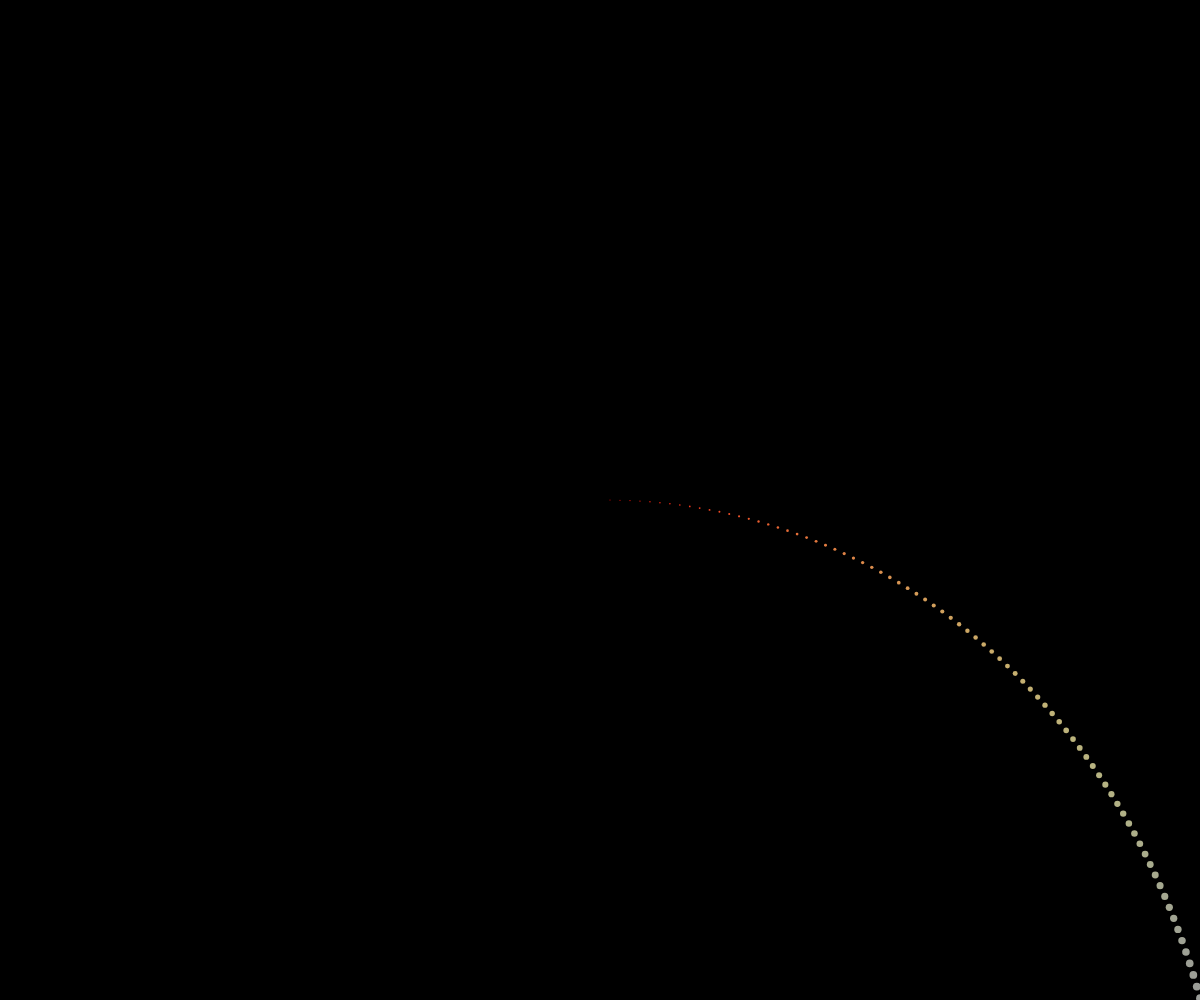
Frame 1 (no input)
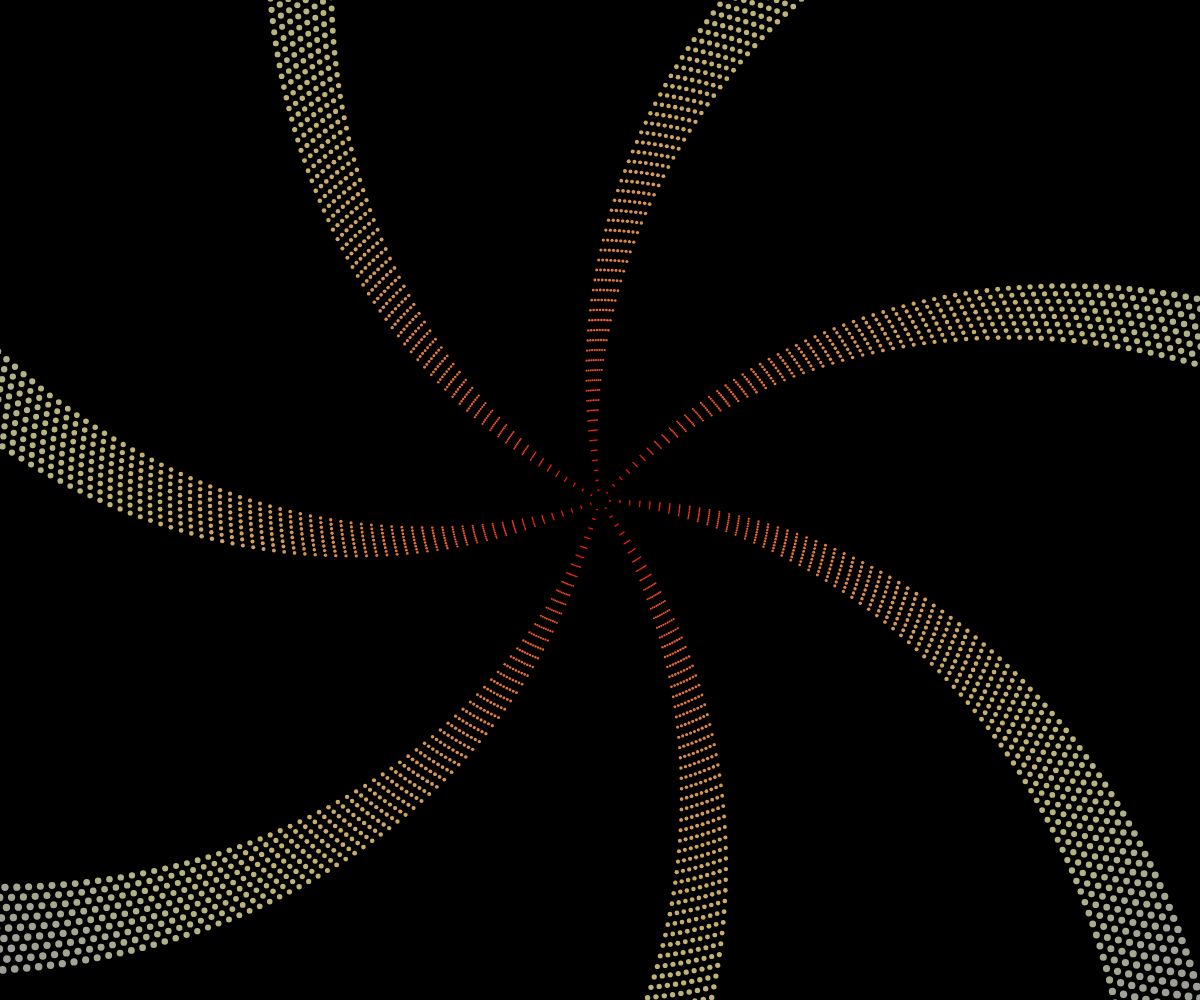
Frame 60 (no input)
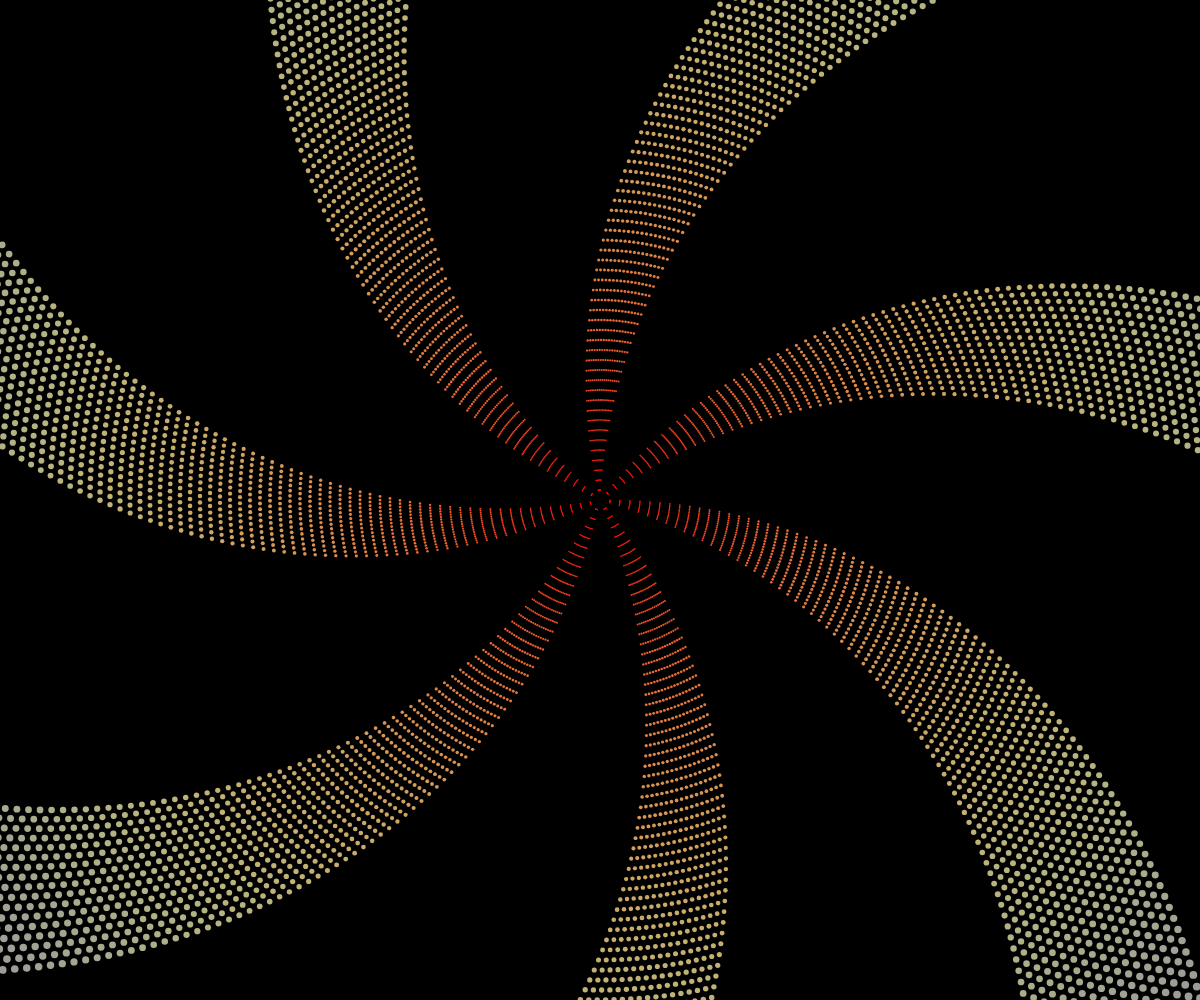
Frame 120 (the mouse pressed at the canvas centre since frame 60)

The p5.js sketch that drew these frames (run headless with seeded random() and noise() and a simulated clock; from frame 60 on, the mouse is pressed at the canvas centre):

// p5.js sketch
// ── sketch.js
let angle = 0;
let spacing = 10;
let totalPoints = 100; // Cambiar la cantidad de puntos en la espiral

function setup() {
  createCanvas(windowWidth, windowHeight);
  background(0);
  noStroke();
  colorMode(HSB, 360, 100, 100);
}

function draw() {
  let centerX = width / 2;
  let centerY = height / 2;

  let radius = 10;
  let hue = 0;

  for (let i = 0; i < totalPoints; i++) {
    let x = centerX + cos(angle) * radius;
    let y = centerY + sin(angle) * radius;
    let diameter = map(i, 0, totalPoints, 1, 10); // Tamaño de los puntos de menor a mayor

    let saturation = map(radius, 0, 400, 100, 50);
    let brightness = map(radius, 0, 400, 100, 80);

    fill(hue % 360, saturation, brightness);
    ellipse(x, y, diameter, diameter);

    hue += 1; // Cambio de color para cada punto
    radius += spacing;
    angle += 0.009;
  }
}
